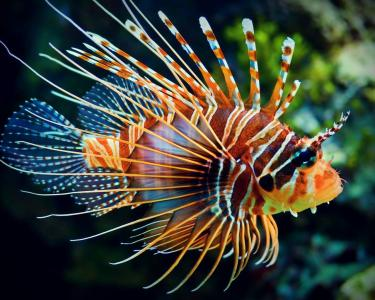
#> input picture datas/images/fish.jpg, 375 x 300 px
$ python canny-demo.py
#> lines starting #> are read from the running program, lines starting #| are printed output that depends on the picture
# -*- coding: utf-8 -*-
# 图像Canny边缘检测
"""
    Canny算法是John F. Canny in 1986发明的一个多级边缘检测算法。实现步骤如下：
    1、应用高斯滤波来平滑图像，目的是去除噪声
    2、找寻图像的强度梯度（intensity gradients）
    3、应用非最大抑制（non-maximum suppression）技术来消除边误检（本来不是但检测出来是）
    4、应用双阈值的方法来决定可能的（潜在的）边界
    5、利用滞后技术来跟踪边界
    参考：http://baike.baidu.com/item/canny%E7%AE%97%E6%B3%95
"""
import cv2 as cv
import matplotlib.pyplot as plt
import numpy as np

# 读取灰度图像
img = cv.imread("../../../datas/images/fish.jpg",0)
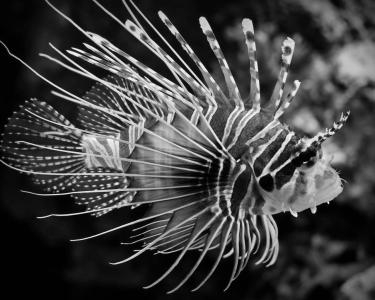
#> img: shape (300, 375); min 0, max 255, mean 65.5

# 执行边缘检测
edges = cv.Canny(img,100,200)
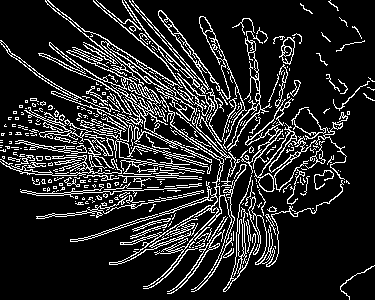
#> edges: shape (300, 375); 15% white in thin lines or dots

plt.subplot(121)
# 显示灰度图像
plt.imshow(img,cmap="gray")
plt.xticks([])
plt.yticks([])
plt.title("Original Image")

plt.subplot(122)
plt.imshow(edges,cmap='gray')
plt.xticks([])
plt.yticks([])
plt.title("Edge detect result")

plt.show()
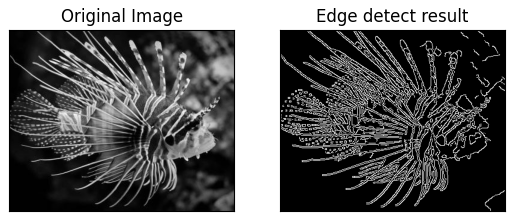
#> figure drawn by matplotlib, 2 panels

# [5 lines of commented-out code are left out]
